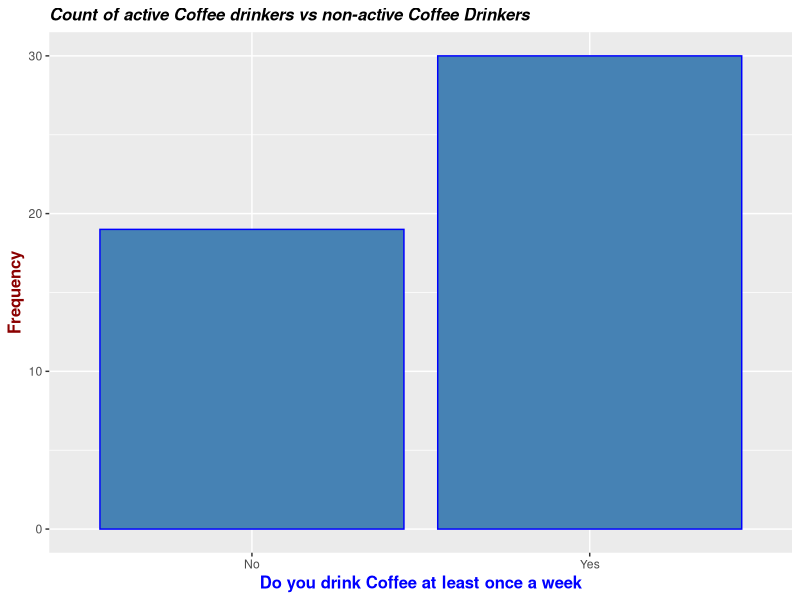
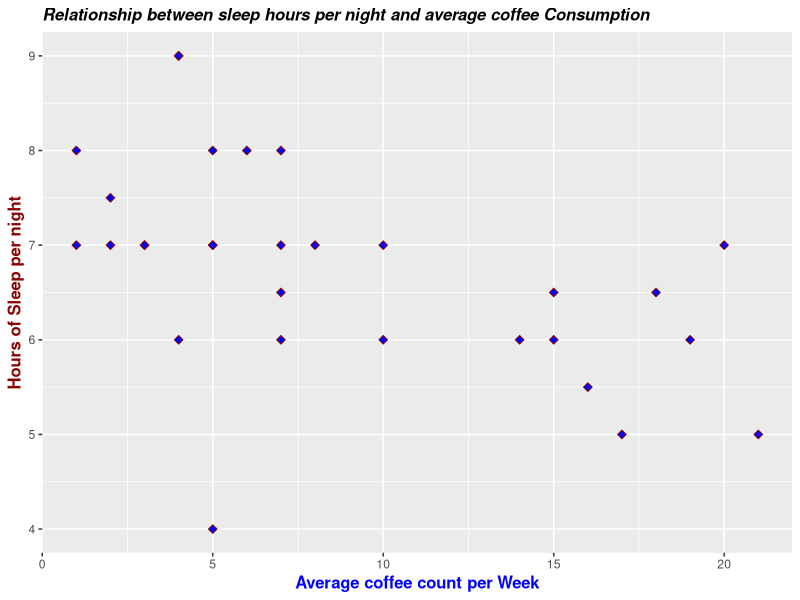
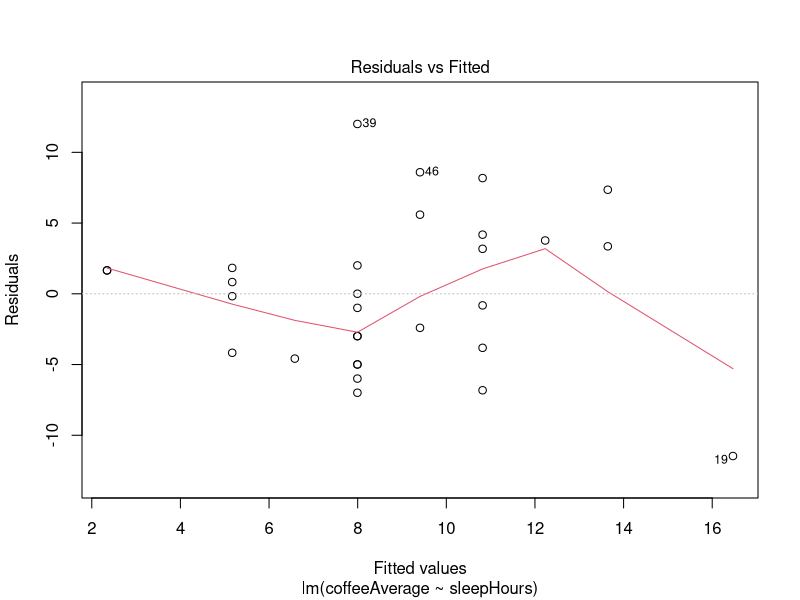
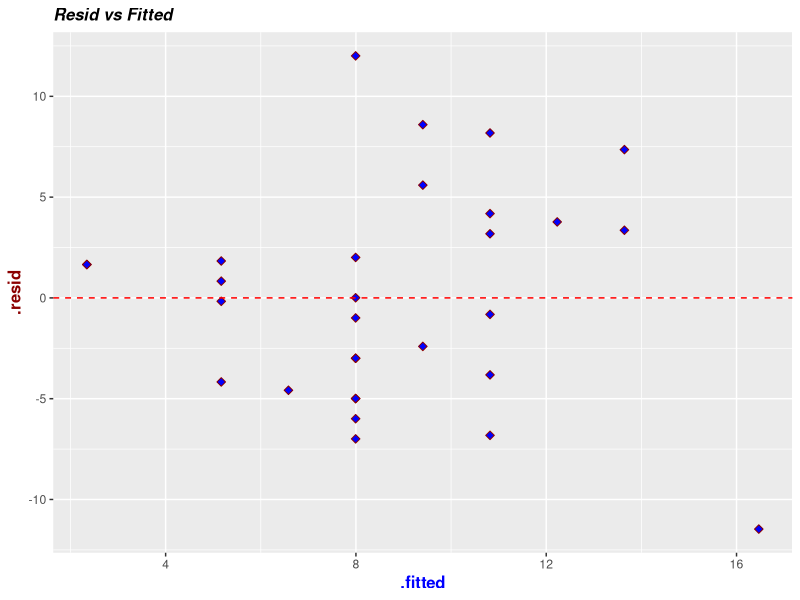
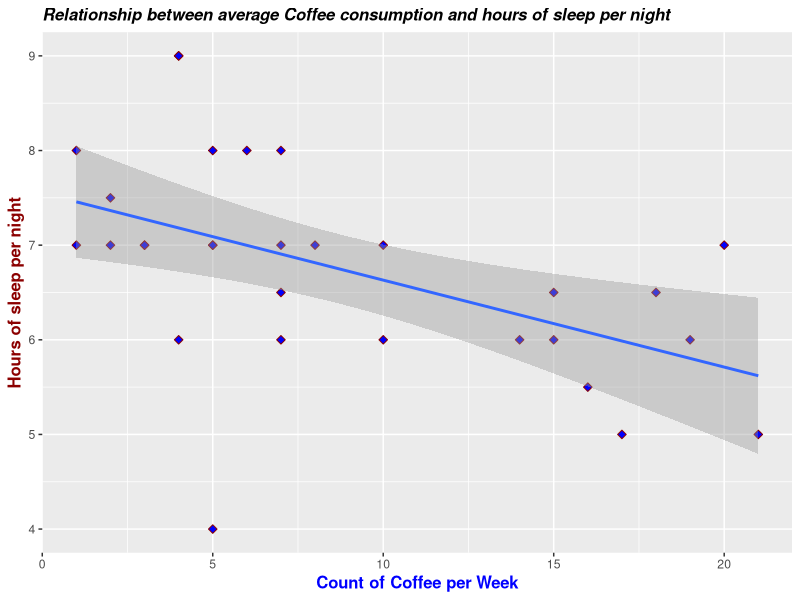
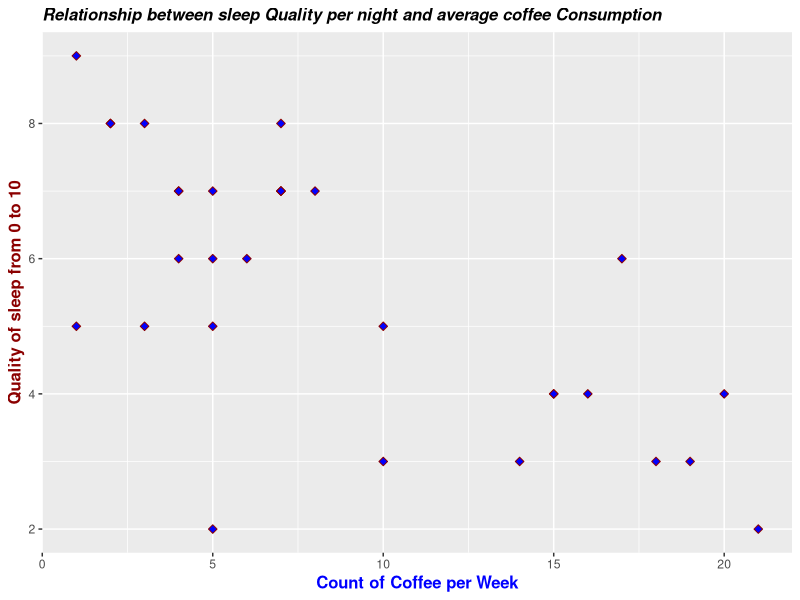
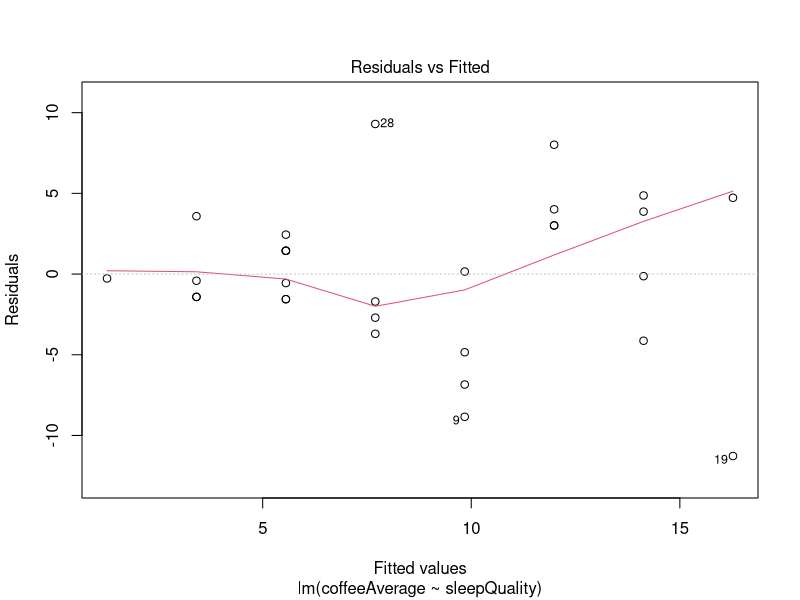
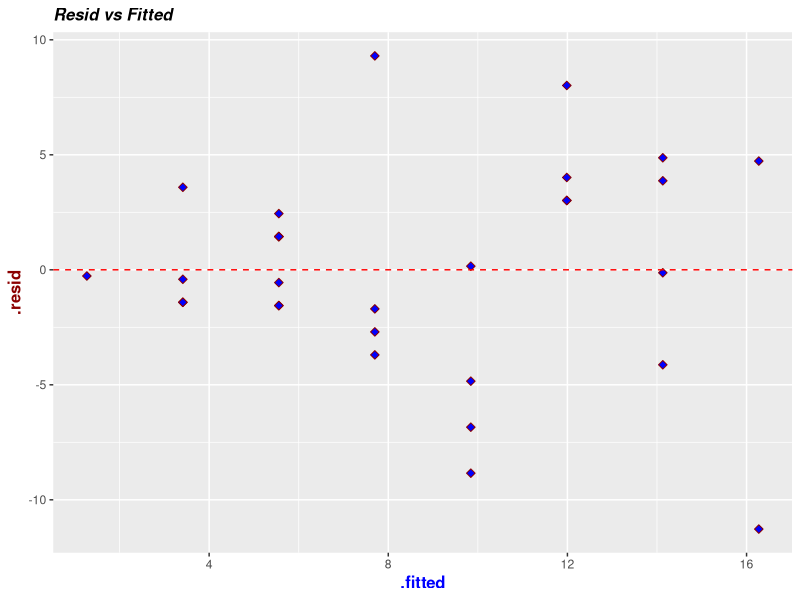

R code for these plots, in order:
## ---- chunk 1
#Get Tidyverse for the ggplot Analysis
library(tidyverse)
# Read in the survey data
survey = read.csv("CoffeeStudy.csv")
## ---- chunk 2
## Size of data
dim(survey)
## ---- chunk 3
## classification of data
str(survey)
## ---- chunk 4
ggplot(survey, aes(x = Would.you.consider.yourself.an.active.coffee.drinker...Drink.Coffee.at.least.once.a.Week.)) +
  geom_bar(color="blue", fill="steelblue") +              
  xlab("Do you drink Coffee at least once a week") +
  ylab("Frequency") + 
  ggtitle("Count of active Coffee drinkers vs non-active Coffee Drinkers") + theme(
plot.title = element_text(color="black", size=12, face="bold.italic" ),
axis.title.x = element_text(color="blue", size=12, face="bold"),
axis.title.y = element_text(color="darkred", size=12, face="bold")
)
## ---- chunk 5
# Rename column where names is "Sepal.Length"
names(survey)[names(survey) == "Are.you.a.University.Student."] <- "isStudent"
names(survey)[names(survey) == "How.many.years.have.you.already.been.at.University."] <- "universityYears"
names(survey)[names(survey) == "How.old.are.you"] <- "age"
names(survey)[names(survey) == "How.many.hours.do.you.sleep.per.night.on.average."] <- "sleepHours"
names(survey)[names(survey) == "How.would.you.consider.your.sleep.quality."] <- "sleepQuality"
names(survey)[names(survey) == "Would.you.consider.yourself.an.active.coffee.drinker...Drink.Coffee.at.least.once.a.Week."] <- "activeCoffeeDrinker"
names(survey)[names(survey) == "What.sort.of.Coffee.do.you.drink.at.least.once.a.Week."] <- "coffeeSort"
names(survey)[names(survey) == "On.Average..How.many.Coffees.do.you.drink.a.week."] <- "coffeeAverage"
names(survey)[names(survey) == "How.many.years.have.you.drank.coffee.at.least.once.a.week."] <- "yearsCoffee"
names(survey)[names(survey) == "Where.do.you.usually.get.your.coffee.from"] <- "coffeeSource"
names(survey)[names(survey) == "On.What.times.of.the.day.do.you.usually.drink.your.coffee."] <- "coffeTimes"


#str(survey)
## ---- chunk 6
#Drop all empty value rows out of the table and reassign it to the survey table
survey <- na.omit(survey)
## ---- chunk 7
ggplot(survey, aes(x = coffeeAverage, y = sleepHours)) +
  geom_point(shape=23, fill="blue", color="darkred", size=2) +               
  xlab("Average coffee count per Week") +
  ylab("Hours of Sleep per night") + 
  ggtitle("Relationship between sleep hours per night and average coffee Consumption") + theme(
plot.title = element_text(color="black", size=12, face="bold.italic" ),
axis.title.x = element_text(color="blue", size=12, face="bold"),
axis.title.y = element_text(color="darkred", size=12, face="bold")
)
## ---- chunk 8
### Fitting the model
#Fit a model for Count of Coffee per Week to sleephours
fit <- lm(coffeeAverage~ sleepHours, data = survey)
fit # print
summary(fit)
## ---- chunk 9
### Correlation
cor(survey$coffeeAverage,survey$sleepHours) #
## ---- chunk 10
### Resid vs Fitted
# we use plot() on the `fit` object 
plot(fit, which = 1) 
## ---- chunk 11
### Resid vs Fitted - ggplot
ggplot(fit, aes(x = .fitted, y = .resid)) +
  geom_point(shape=23, fill="blue", color="darkred", size=2) +
  geom_hline(yintercept = 0, linetype = "dashed", colour = "red") +
  ggtitle("Resid vs Fitted") + theme(
plot.title = element_text(color="black", size=12, face="bold.italic" ),
axis.title.x = element_text(color="blue", size=12, face="bold"),
axis.title.y = element_text(color="darkred", size=12, face="bold")
)
## ---- chunk 12
### Integrated
ggplot(survey, aes(x = coffeeAverage, y = sleepHours)) +
  geom_point(shape=23, fill="blue", color="darkred", size=2) +                
  geom_smooth(method = "lm") +  # *NEW* add linear regression model
  xlab("Count of Coffee per Week") +
  ylab("Hours of sleep per night") + 
  ggtitle("Relationship between average Coffee consumption and hours of sleep per night") + theme(
plot.title = element_text(color="black", size=12, face="bold.italic" ),
axis.title.x = element_text(color="blue", size=12, face="bold"),
axis.title.y = element_text(color="darkred", size=12, face="bold")
)
## ---- chunk 13
# Quick look at top 5 rows of data
ggplot(survey, aes(x = coffeeAverage, y = sleepQuality)) +
  geom_point(shape=23, fill="blue", color="darkred", size=2) +                # then, generate a scatter plot layer, PLUS...
  # it would be a good idea to further improve the aesthetics of the plot
  xlab("Count of Coffee per Week") +
  ylab("Quality of sleep from 0 to 10") + 
  ggtitle("Relationship between sleep Quality per night and average coffee Consumption") + theme(
plot.title = element_text(color="black", size=12, face="bold.italic" ),
axis.title.x = element_text(color="blue", size=12, face="bold"),
axis.title.y = element_text(color="darkred", size=12, face="bold")
)
## ---- chunk 14
#Fit a model for Count of Coffee per Week to sleepQuality
fit <- lm(coffeeAverage~ sleepQuality, data = survey)
fit # print
summary(fit)
## ---- chunk 15

cor(survey$coffeeAverage, survey$sleepQuality) #

## ---- chunk 16
# we use plot() on the `fit` object 
plot(fit, which = 1) 

## ---- chunk 17
ggplot(fit, aes(x = .fitted, y = .resid)) +
  geom_point(shape=23, fill="blue", color="darkred", size=2) +
  geom_hline(yintercept = 0, linetype = "dashed", colour = "red") +
  ggtitle("Resid vs Fitted") + theme(
plot.title = element_text(color="black", size=12, face="bold.italic" ),
axis.title.x = element_text(color="blue", size=12, face="bold"),
axis.title.y = element_text(color="darkred", size=12, face="bold")
)
## ---- chunk 18
ggplot(survey, aes(x = coffeeAverage, y = sleepQuality)) +
  geom_point(shape=23, fill="blue", color="darkred", size=2) +                
  geom_smooth(method = "lm") +  # *NEW* add linear regression model
  xlab("Count of Coffee per Week") +
  ylab("Quality of Sleep per night") + 
  ggtitle("Relationship between average Coffee consumption and quality of sleep") + theme(
plot.title = element_text(color="black", size=12, face="bold.italic" ),
axis.title.x = element_text(color="blue", size=12, face="bold"),
axis.title.y = element_text(color="darkred", size=12, face="bold")
)
